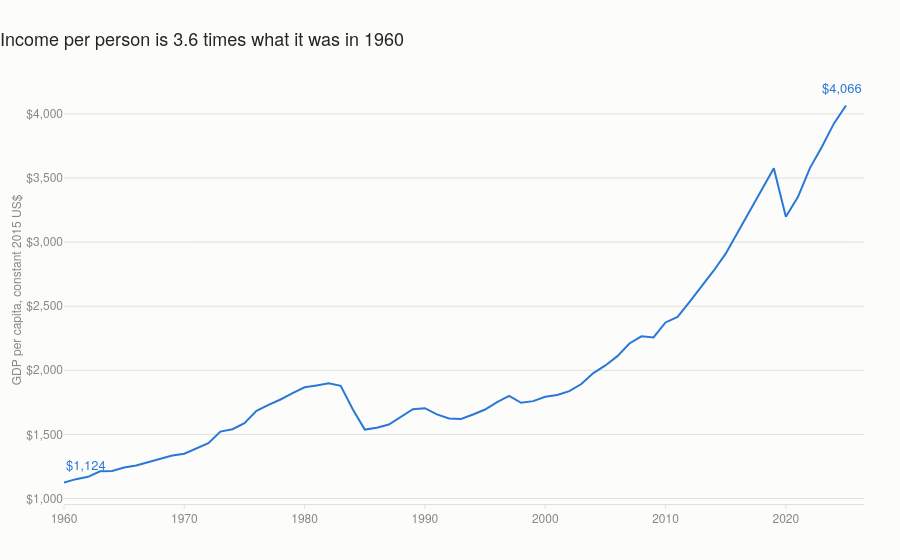

The notebook cell saved with this chart:
### Markdown cell above
## 1. Income

### Code cell
s = df["gdp_per_capita_const"].dropna()

fig = go.Figure()
fig.add_trace(go.Scatter(
    x=s.index, y=s.values, mode="lines", line=dict(color=BLUE, width=2),
    name="GDP per capita", hovertemplate="%{x}: $%{y:,.0f}<extra></extra>"))

for yr, dy in [(1960, 22), (2025, -4)]:
    fig.add_annotation(x=yr, y=s[yr], text=f"${s[yr]:,.0f}", showarrow=False,
                       yshift=18, xshift=dy, font=dict(color=BLUE, size=13))

fig.update_layout(
    title="Income per person is 3.6 times what it was in 1960",
    yaxis_title="GDP per capita, constant 2015 US$",
    xaxis_title=None, yaxis_tickprefix="$", yaxis_tickformat=",")
save(fig, "01-gdp-per-capita")
fig.show()

### Figure 1 — Plotly figure (JSON) as saved in the notebook; plotly's stock layout.template omitted (floating-point values rounded to 4 significant figures)
{"data": [{"hovertemplate": "%{x}: $%{y:,.0f}<extra></extra>", "line": {"color": "#2a78d6", "width": 2}, "mode": "lines", "name": "GDP per capita", "type": "scatter", "x": [1960, 1961, 1962, 1963, 1964, 1965, 1966, 1967, 1968, 1969, 1970, 1971, 1972, 1973, 1974, 1975, 1976, 1977, 1978, 1979, 1980, 1981, 1982, 1983, 1984, 1985, 1986, 1987, 1988, 1989, 1990, 1991, 1992, 1993, 1994, 1995, 1996, 1997, 1998, 1999, 2000, 2001, 2002, 2003, 2004, 2005, 2006, 2007, 2008, 2009, 2010, 2011, 2012, 2013, 2014, 2015, 2016, 2017, 2018, 2019, 2020, 2021, 2022, 2023, 2024, 2025], "y": [1124.0, 1151.0, 1169.0, 1212.0, 1215.0, 1241.0, 1258.0, 1285.0, 1312.0, 1335.0, 1349.0, 1388.0, 1431.0, 1522.0, 1540.0, 1587.0, 1684.0, 1731.0, 1772.0, 1822.0, 1868.0, 1882.0, 1898.0, 1879.0, 1697.0, 1538.0, 1551.0, 1577.0, 1638.0, 1696.0, 1704.0, 1656.0, 1624.0, 1620.0, 1655.0, 1694.0, 1752.0, 1800.0, 1747.0, 1759.0, 1793.0, 1808.0, 1837.0, 1893.0, 1978.0, 2038.0, 2110.0, 2209.0, 2265.0, 2257.0, 2373.0, 2417.0, 2534.0, 2654.0, 2777.0, 2910.0, 3076.0, 3247.0, 3411.0, 3576.0, 3199.0, 3351.0, 3578.0, 3745.0, 3926.0, 4066.0]}], "layout": {"annotations": [{"font": {"color": "#2a78d6", "size": 13}, "showarrow": false, "text": "$1,124", "x": 1960, "xshift": 22, "y": 1124.0, "yshift": 18}, {"font": {"color": "#2a78d6", "size": 13}, "showarrow": false, "text": "$4,066", "x": 2025, "xshift": -4, "y": 4066.0, "yshift": 18}], "title": {"text": "Income per person is 3.6 times what it was in 1960"}, "xaxis": {"title": {}}, "yaxis": {"tickformat": ",", "tickprefix": "$", "title": {"text": "GDP per capita, constant 2015 US$"}}}}
